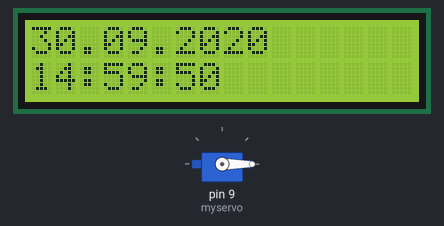
Recording of a sketch running on a simulated Arduino Uno, built with avr-gcc and run on an emulated ATmega328P. Parts: 16×2 character LCD, servo. The local clock reads 2024-03-15 10:24:30 at power-on unless the sketch sets it.

Above: at 0.1 s.
At 14.5 s:
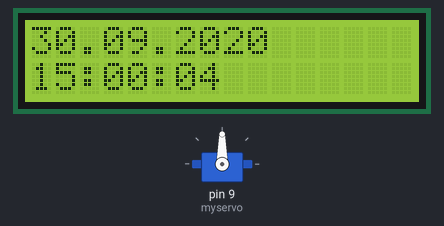
At 25.8 s:
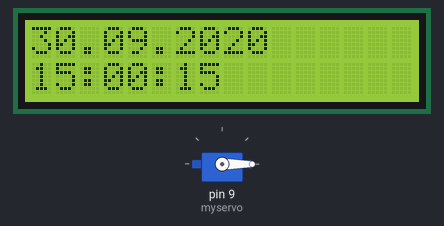
At 38.1 s:
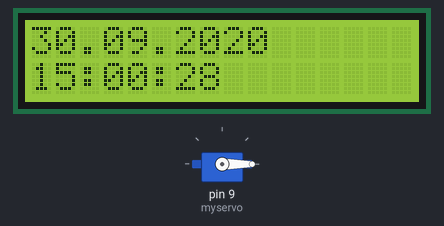
Timing chart, 0 to 39.6 s (numbered marks = the images above):
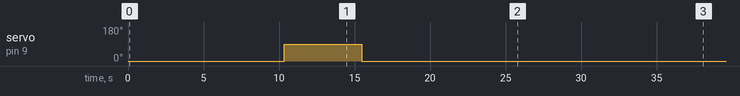

The sketch:

code.ino
```cpp
#include <LiquidCrystal_I2C.h>      //Library LCD I2C
LiquidCrystal_I2C lcd(0x27,16,2);   //Alamat I2C

#include <DS3231.h>       //library DS3231
DS3231  rtc(SDA, SCL);    //inisialisasi penggunaan i2c
Time t;                   //Variabel t tampat menyimpan waktu
int set_jam = 15;         //Set alarm jam
int set_menit = 00;       //Set alarm menit

#include <Servo.h>  //Library servo
Servo myservo;      //Deklarasi nama servo

void setup(){
  lcd.init ();            //Mulai LCD
  lcd.setBacklight(HIGH);

  myservo.attach(9);      //Pin servo D9
  myservo.write(0);       //Posisi awal servo
  rtc.begin();            //Mulai RTC
  //setting pertama download program
  rtc.setDate(30, 9, 2020);     //mensetting tanggal
  rtc.setTime(14, 59, 50);      //menset jam
  rtc.setDOW(3);                //menset hari "Rabu"

  //setelah didownload awal selesai, download kedua dengan memberi tanda komen "//"

}

void loop(){
  lcd.setCursor(0,0);
  lcd.print(rtc.getDateStr());  //prosedur pembacaan tanggal

  lcd.setCursor(0,1);
  lcd.print(rtc.getTimeStr());  //prosedur pembacaan waktu

  t = rtc.getTime();            //Baca waktu
  int jam = t.hour;
  int menit = t.min;
  int detik = t.sec;

  if(set_jam == jam){               //Jika jam sama dengan alarm, maka
    if(set_menit == menit){         //Jika menit sama dengan alarm, maka
      if(detik < 5){                //Jika detik < 5, maka
        myservo.write(90);          //Buka servo
      }
      else{
        myservo.write(0);
      }
    }
  }

  delay (1000); //waktu tunda 1 detik per cycle
}
```

Measured:
- by itself, servo on pin 9 (myservo): 0° → 90° at 10.3 s, → 0° 5.1 s later
- what the display in image 1 shows lasts 1.1 s, from 14.4 s to 15.5 s
